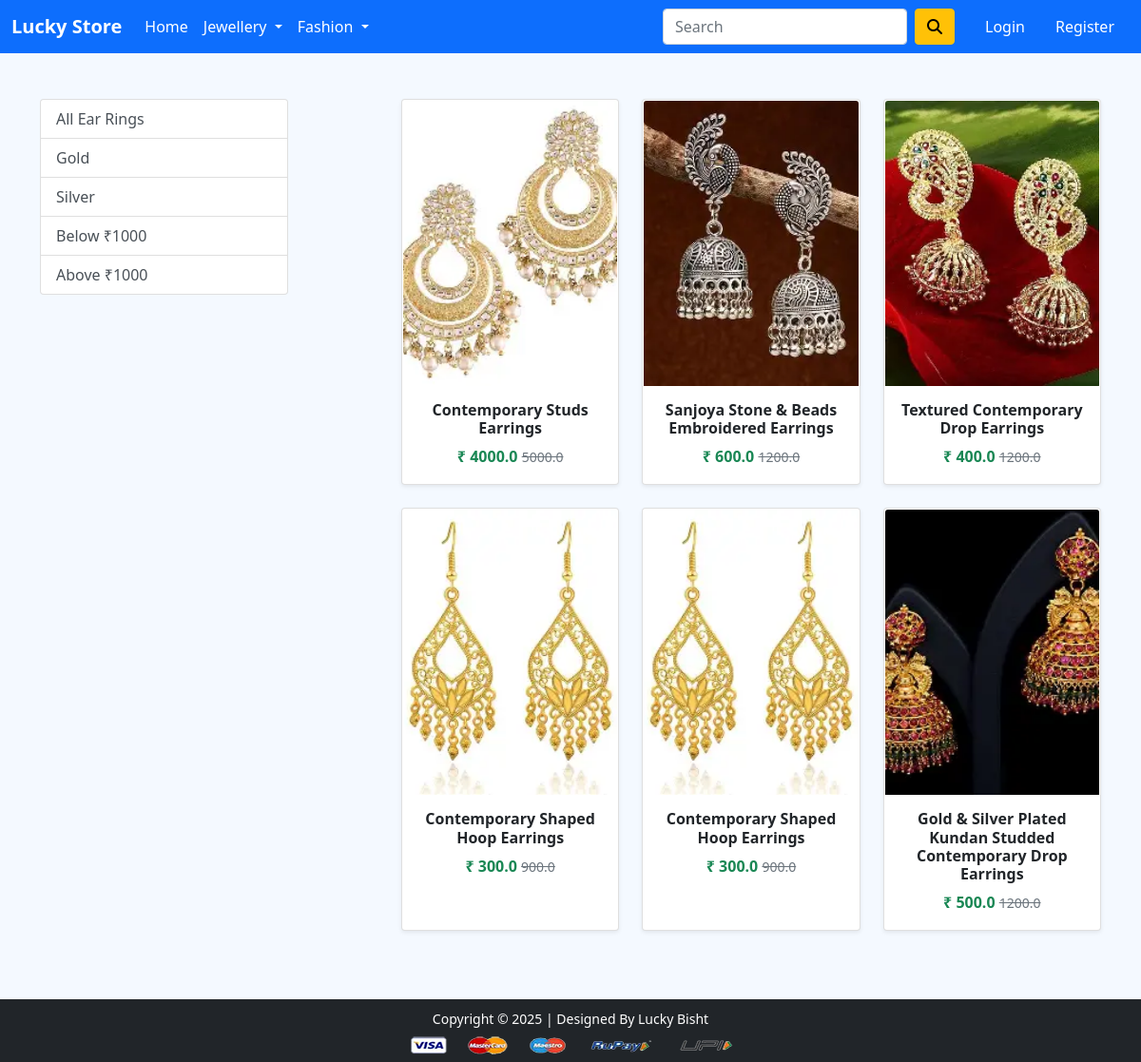
The page /earrings/ on the database its author committed.
### app/models.py (models this page shows, shortened)
class Product(models.Model):
    title = models.CharField(max_length=100)
    selling_price = models.FloatField()
    discounted_price = models.FloatField()
    description = models.TextField()
    brand = models.CharField(max_length=100)
    category = models.CharField(choices=CATEGORY_CHOICES, max_length=2)
    product_image = models.ImageField(upload_to='producting')

### app/views.py (the view)
# urls.py: path('earrings/', views.earrings, name='earrings'),
def earrings(request, data=None):
    return category_filter(request, 'E', ['Gold', 'Silver'], 1000, 'app/earrings.html', 'earrings', data)

### app/context_processors.py (called while the page is built)
def cart_item_count(request):
    if request.user.is_authenticated:
        cart_count = Cart.objects.filter(user=request.user).count()
    else:
        cart_count = 0
    return {
        'cart_item_count': cart_count
    }

### app/views.py (called while the page is built, shortened)
def category_filter(request, category, brand_list=None, price_limit=None, template=None, context_name=None, data=None):
    products = Product.objects.filter(category=category)
    return render(request, template, {context_name: products})

### app/templates/app/earrings.html (shortened to what this page needs)
{% extends 'app/base.html' %}
{% load static %}
{% block main-content %}
<div class="container my-5">
  <div class="row">
    <div class="col-sm-3">
      <div class="list-group">
        <a href="{% url 'earrings' %}"
           class="list-group-item list-group-item-action">
          All Ear Rings
        </a>
        <a href="{% url 'earringsdata' 'Gold' %}"
           class="list-group-item list-group-item-action">
          Gold
        </a>
        <a href="{% url 'earringsdata' 'Silver' %}"
           class="list-group-item list-group-item-action">
          Silver
        </a>
        <a href="{% url 'earringsdata' 'below' %}"
           class="list-group-item list-group-item-action">
          Below ₹1000
        </a>
        <a href="{% url 'earringsdata' 'above' %}"
           class="list-group-item list-group-item-action">
          Above ₹1000
        </a>
      </div>
    </div>
     <div class="col-sm-8 offset-sm-1">
      <div class="row">
        {% for product in earrings %}
        <div class="col-sm-4 mb-4">
          <div class="card text-center shadow-sm h-100">
            <a href="{% url 'product-detail' product.id %}" class="btn p-0">
              <img src="{{ product.product_image.url }}"
                   alt="{{ product.title }}"
                   class="card-img-top img-fluid"
                   style="height:300px; object-fit:cover;">
              <div class="card-body">
                <h6 class="fw-bold">{{ product.title }}</h6>
                <p class="fw-bold text-success mb-0">
                  ₹ {{ product.discounted_price }}
                  <small class="fw-light text-muted text-decoration-line-through">
                    {{ product.selling_price }}
                  </small>
                </p>
              </div>
            </a>
          </div>
        </div>
        {% empty %}
          <h5 class="text-center mt-5">No Products Available</h5>
        {% endfor %}
      </div>
    </div>
  </div>
</div>
{% endblock main-content %}

### app/static/app/css/style.css (style rules this page uses)
body { background-color: #f4f9ff; }

### rows shown on the page
Product: product_image (picture), title "Contemporary Studs Earrings", discounted_price "4000.0", selling_price "5000.0"
Product: product_image (picture), title "Sanjoya Stone & Beads Embroidered Earrings", discounted_price "600.0", selling_price "1200.0"
Product: product_image (picture), title "Textured Contemporary Drop Earrings", discounted_price "400.0", selling_price "1200.0"
Product: product_image (picture), title "Contemporary Shaped Hoop Earrings", discounted_price "300.0", selling_price "900.0"
Product: product_image (picture), title "Contemporary Shaped Hoop Earrings", discounted_price "300.0", selling_price "900.0"
Product: product_image (picture), title "Gold & Silver Plated Kundan Studded Contemporary Drop Earrings", discounted_price "500.0", selling_price "1200.0"
